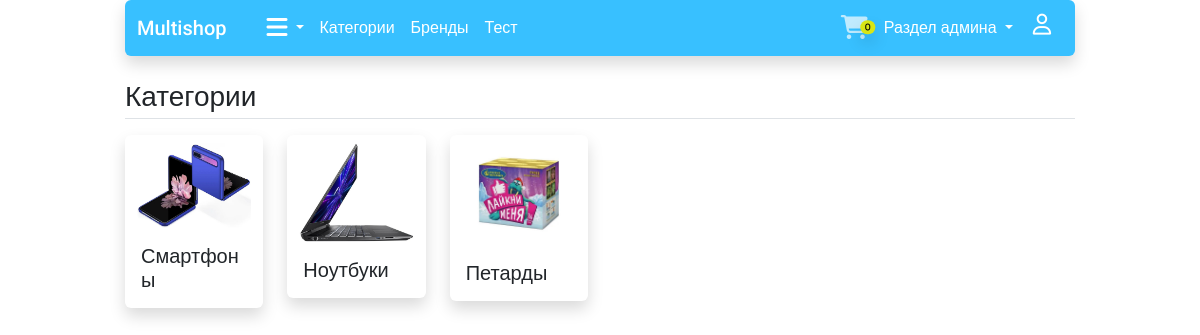
The page /category_list/ on the database its author committed.
### main/models.py (models this page shows, shortened)
class Category(models.Model):
    title = models.CharField('Категория', max_length=100)
    image = models.ImageField('Картинка', upload_to="cat_imgs/")
    class Meta:
        verbose_name_plural = '3. Категории'

### main/views.py (the view)
# urls.py: path('category_list/', views.category_list, name='category_list'),
def category_list(request):
    cats = Category.objects.all()
    context = {
        'cats': cats,
      }
    return render(request, 'main/category_list.html', context)

### main/template_context.py (called while the page is built)
def get_filters(request):
    cats = Product.objects.distinct().values('category__title', 'category__id')
    brands = Product.objects.distinct().values('brand__title', 'brand__id')
    colors = ProductVariant.objects.distinct().values('color__title', 'color__id', 'color__image')
    sizes = ProductVariant.objects.distinct().values('size__title', 'size__id')
    minMaxPrice = ProductVariant.objects.aggregate(Min('price'), Max('price'))
    context = {
        'cats': cats,
        'brands': brands,
        'sizes': sizes,
        'colors': colors,
        'minMaxPrice': minMaxPrice,
      }
    return context

### main/templates/main/category_list.html (shortened to what this page needs)
{% extends "main/base.html" %}
{% load static %}
{% block content %}
<!DOCTYPE html>
<html lang="ru">
    <head>
    </head>
    <body>
        <div class="main-container">
            <h3 class="my-4 border-bottom pb-1">Категории</h3>
            <div class="row row-cols-1 row-cols-lg-6 g-4">
                {% for cat in cats %}
                <div class="col mt-3">
                    <div class="card shadow border-0">
                        <div class="container mt-2">
                            <a href="/category_product_list/{{cat.id}}"><img src="/media/{{cat.image}}" class="card-img-top" alt="#"></a>
                        </div>
                        <div class="card-body">
                            <h5 class="card-text" style="justify-content: center;">{{ cat.title }}</h5>
                        </div>
                    </div>
                </div>
                {% endfor %}
            </div>
        </div>
    </body>
</html>
{% endblock %}

### main/static/2.css (style rules this page uses)
.main-container { max-width: 1400px; margin: 0px auto; padding: 0px 10px; font-family: 'Roboto', sans-serif; }
@media (max-width: 1400px) { .main-container { max-width: 970px; } }

### rows shown on the page
Category: image (picture), title "Смартфоны"
Category: image (picture), title "Ноутбуки"
Category: image (picture), title "Петарды"

### other values the page prints
{{ request.session.cartdata|length }} "0"
